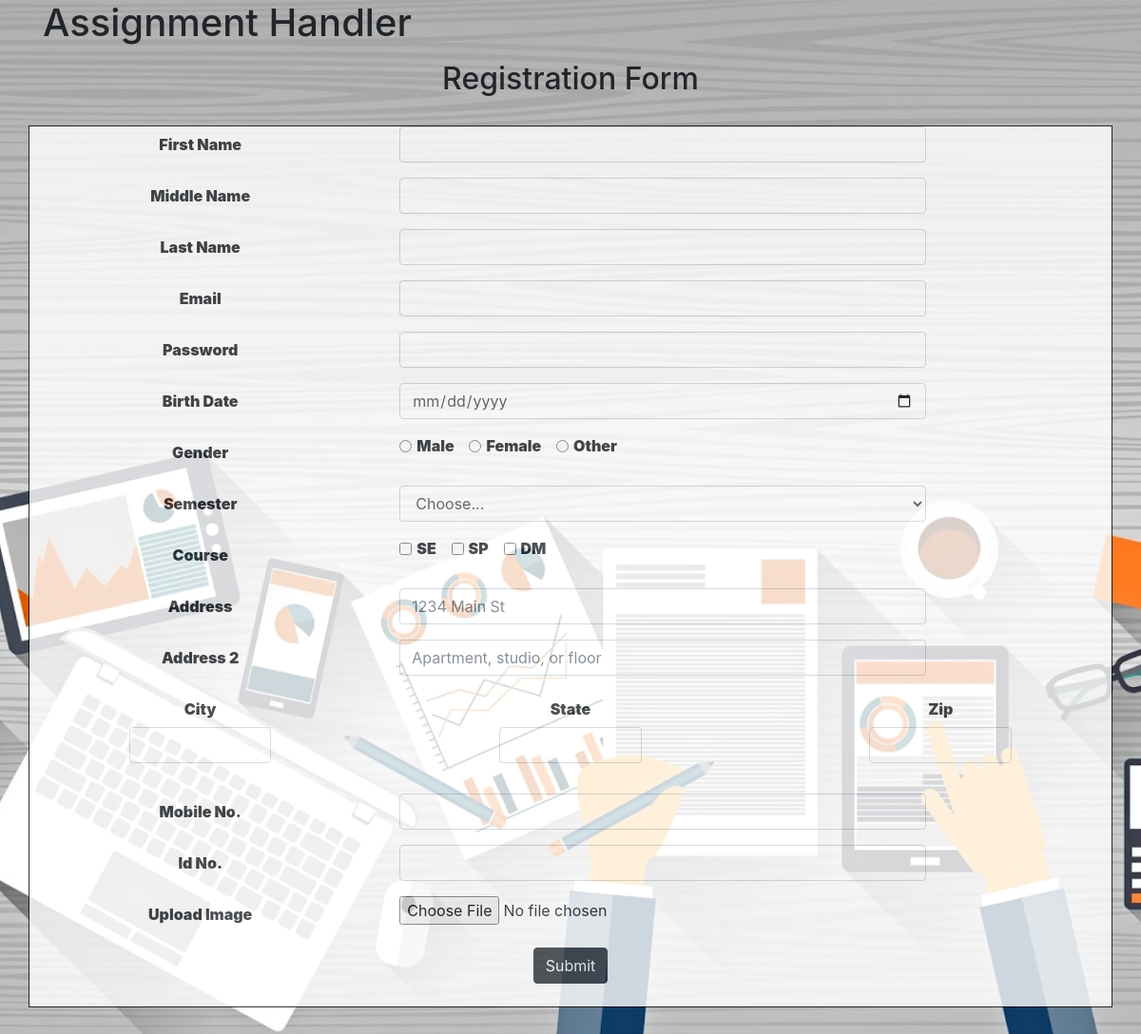
The app's page /Register/student_reg.html with its own data.
### RegistrationModule/models.py (models this page shows)
class Courses(models.Model):
    c_id=models.CharField(max_length=10,primary_key=True)
    c_name=models.CharField(max_length=20)
    c_credit=models.DecimalField(decimal_places=2,max_digits=5)

### RegistrationModule/views.py (the view)
# urls.py: path('student_reg.html',views.studentReg,name='student_reg'),
def studentReg(request):
    c={}
    course_list=Courses.objects.all()
    c['course_list']=course_list
    c.update(csrf(request))
    return render(request, 'student_reg.html',c)

### RegistrationModule/templates/student_reg.html (shortened to what this page needs)
{% extends 'base.html' %}
{% block content %}
<center>
<h2>Registration Form</h2>
<div class="transbox">
	<form action="putStudentData" method="post" enctype="multipart/form-data">
	<div class="form-group row">
    <label for="student_first_name" class="col-sm-4 col-form-label"><strong>First Name</strong></label>
    <div class="col-sm-6">
      <input type="text" class="form-control" id="student_first_name" name="student_first_name" required>
    </div>
  </div>
	<div class="form-group row">
    <label for="student_middle_name" class="col-sm-4 col-form-label"><strong>Middle Name</strong></label>
    <div class="col-sm-6">
      <input type="text" class="form-control" id="student_middle_name" name="student_middle_name" required>
    </div>
  </div>
	<div class="form-group row">
    <label for="student_last_name" class="col-sm-4 col-form-label"><strong>Last Name</strong></label>
    <div class="col-sm-6">
      <input type="text" class="form-control" id="student_last_name" name="student_last_name" required>
    </div>
  </div>
    <div class="form-group row">
    <label for="student_email" class="col-sm-4 col-form-label"><strong>Email</strong></label>
    <div class="col-sm-6">
      <input type="email" class="form-control" id="student_email" name="student_email" required>
    </div>
  </div>
  <div class="form-group row">
    <label for="inputPassword" class="col-sm-4 col-form-label"><strong>Password</strong></label>
    <div class="col-sm-6">
      <input type="password" class="form-control" id="inputPassword" name="student_password" required>
    </div>
  </div>
	<div class="form-group row">
    <label for="student_dob" class="col-sm-4 col-form-label"><strong>Birth Date</strong></label>
    <div class="col-sm-6">
      <input type="date" class="form-control" id="student_dob" name="student_dob" required>
    </div>
  </div>
	<div class="form-group row">
    <label for="student_gender" class="col-sm-4 col-form-label"><strong>Gender</strong></label>
    <div class="col-auto">
		<div class="form-check form-check-inline">
  <input class="form-check-input" type="radio" name="student_gender" id="student_gender" value="Male">
  <label class="form-check-label" for="student_gender"><strong>Male</strong></label>
</div>
<div class="form-check form-check-inline">
  <input class="form-check-input" type="radio" name="student_gender" id="student_gender" value="Female">
  <label class="form-check-label" for="student_gender"><strong>Female</strong></label>
</div>
<div class="form-check form-check-inline">
  <input class="form-check-input" type="radio" name="student_gender" id="student_gender" value="Other">
  <label class="form-check-label" for="student_gender"><strong>Other</strong></label>
</div>
	</div>
	</div>
	<div class="form-group row">
    <label for="student_semester" class="col-sm-4 col-form-label"><strong>Semester</strong></label>
    <div class="col-sm-6">
    	 <select id="student_semester" class="form-control" name="student_semester" required>
        <option selected>Choose...</option>
      </select>
	</div>
  </div>
	<div class="form-group row">
    <label for="student_courses" class="col-sm-4 col-form-label"><strong>Course</strong></label>
    <div class="col-auto">
    {%for course in course_list %}
      <div class="form-check form-check-inline">
        <input class="form-check-input" type="checkbox" id="student_course_list[]" value="{{course.c_id}}" name="student_course_list[]">
        <label class="form-check-label" for="{{course.c_id}}"><strong>{{course.c_name}}</strong></label>
      </div>
    {%endfor%}
    </div>
  </div>
  <div class="form-group row">
    <label for="student_address" class="col-sm-4 col-form-label"><strong>Address</strong></label>
	<div class="col-sm-6">
    <input type="text" class="form-control" id="student_address" placeholder="1234 Main St" name="student_address" required>
  </div>
  </div>
  <div class="form-group row">
    <label for="student_address2" class="col-sm-4 col-form-label"><strong>Address 2</strong></label>
	<div class="col-sm-6">
    <input type="text" class="form-control" id="student_address2" placeholder="Apartment, studio, or floor" name="student_address2" required>
  </div>
  </div>
  <div class="form-group row">
    <div class="form-group col-sm-4">
      <label for="student_city" class="col-md-6 col-form-label"><strong>City</strong></label>
	  <div class="col-md-6">
      <input type="text" class="form-control" id="student_city" name="student_city" required>
    </div>
	</div>
    <div class="form-group col-sm-4">
      <label for="student_state" class="col-md-6 col-form-label"><strong>State</strong></label>
	  <div class="col-md-6">
      <input type="text" id="student_state" class="form-control" name="student_state" required>
    </div>
	</div>
    <div class="form-group col-sm-4">
      <label for="student_zip" class="col-md-6 col-form-label"><strong>Zip</strong></label>
	  <div class="col-md-6">
      <input type="text" class="form-control" id="student_zip" name="student_zip">
    </div>
	</div>
  </div>
  <div class="form-group row">
    <label for="student_mobile_no" class="col-sm-4 col-form-label"><strong>Mobile No.</strong></label>
	<div class="col-sm-6">
    <input type="text" class="form-control" id="student_mobile_no" name="student_mobile_no" required>
  </div>
  </div>
  <div class="form-group row">
    <label for="student_id_no" class="col-sm-4 col-form-label"><strong>Id No.</strong></label>
	<div class="col-sm-6">
    <input type="text" class="form-control" id="student_id_no" name="student_id_no" required>
  </div>
  </div>
  <div class="form-group row">
    <label for="student_image" class="col-sm-4 col-form-label"><strong>Upload Image</strong></label>
	<div class="col-sm-6">
    <input type="file" class="form-control-file" id="student_image" name="student_image" required>
  </div>
  </div>
  <button type="submit" class="btn btn-dark">Submit</button>
  </form>
  <br>
  </div>
</center>
	{% endblock %}

### RegistrationModule/templates/base.html (style rules this page uses)
body { background-image: url("/static/background.jpg"); background-repeat:no-repeat; background-attachment: fixed; background-position: center; background-size:cover; }
div.transbox { margin: 30px; background-color: #ffffff; border: 1px solid black; font-weight: bold; opacity: 0.8; }

### records on screen
Courses: c_name "SE"
Courses: c_name "SP"
Courses: c_name "DM"
